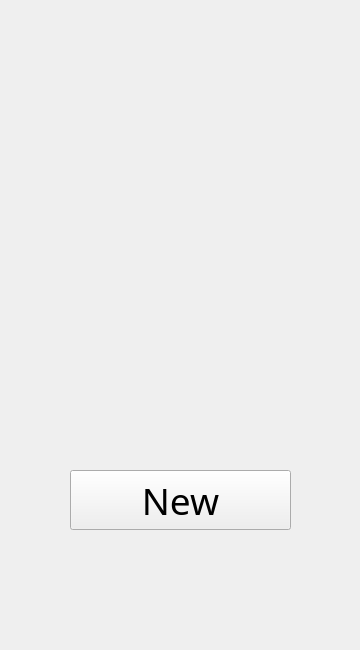
<?xml version="1.0" encoding="UTF-8"?>
<ui version="4.0">
 <class>MainWindow</class>
 <widget class="QMainWindow" name="MainWindow">
  <property name="geometry">
   <rect>
    <x>0</x>
    <y>0</y>
    <width>360</width>
    <height>650</height>
   </rect>
  </property>
  <property name="sizePolicy">
   <sizepolicy hsizetype="Fixed" vsizetype="Fixed">
    <horstretch>0</horstretch>
    <verstretch>0</verstretch>
   </sizepolicy>
  </property>
  <property name="windowTitle">
   <string>CheckMe</string>
  </property>
  <widget class="QWidget" name="centralwidget">
   <widget class="QWidget" name="verticalLayoutWidget">
    <property name="geometry">
     <rect>
      <x>70</x>
      <y>470</y>
      <width>221</width>
      <height>181</height>
     </rect>
    </property>
    <layout class="QVBoxLayout" name="verticalLayout">
     <item>
      <widget class="QPushButton" name="newButton">
       <property name="sizePolicy">
        <sizepolicy hsizetype="Minimum" vsizetype="Fixed">
         <horstretch>0</horstretch>
         <verstretch>0</verstretch>
        </sizepolicy>
       </property>
       <property name="minimumSize">
        <size>
         <width>0</width>
         <height>60</height>
        </size>
       </property>
       <property name="font">
        <font>
         <family>Sitka Text</family>
         <pointsize>28</pointsize>
         <bold>false</bold>
        </font>
       </property>
       <property name="text">
        <string>New</string>
       </property>
       <property name="checkable">
        <bool>false</bool>
       </property>
       <property name="default">
        <bool>false</bool>
       </property>
       <property name="flat">
        <bool>false</bool>
       </property>
      </widget>
     </item>
     <item>
      <spacer name="verticalSpacer">
       <property name="orientation">
        <enum>Qt::Vertical</enum>
       </property>
       <property name="sizeHint" stdset="0">
        <size>
         <width>20</width>
         <height>20</height>
        </size>
       </property>
      </spacer>
     </item>
    </layout>
   </widget>
  </widget>
 </widget>
 <resources/>
 <connections/>
</ui>
